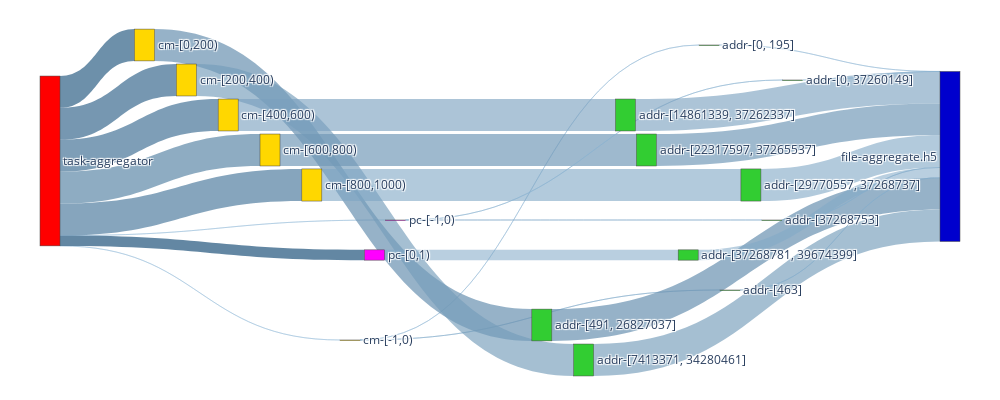

The notebook cell saved with this chart:
### Code cell
agg_w_nodes, agg_w_nodes_dict = get_nodes_for_sankey(G_AGG_W, rm_tags=['agg_w'])

# print(node_ref2)

agg_w_links = get_links_for_sankey(G_AGG_W, agg_w_nodes_dict)
fig = go.Figure(go.Sankey(
            node = agg_w_nodes,
            link = agg_w_links, orientation='h'))


fig.update_layout(
    autosize=False,
    width=1000,
    height=400,
    margin=dict(
        l=40,
        r=40,
        b=40,
        t=10,
        pad=2
    ),
)

fig.show()
fig.write_html(f"{IMAGE_PATH}/sankey-grouped-agg_w-vol-vfd-.html")

### Figure 1 — Plotly figure (JSON) as saved in the notebook; plotly's stock layout.template omitted (floating-point values rounded to 4 significant figures)
{"data": [{"link": {"color": ["rgba(145.83333333333334, 185.83333333333334, 215.83333333333334, 0.43125)", "rgba(87.5, 127.5, 157.5, 0.86875)", "rgba(91.66666666666666, 131.66666666666666, 161.66666666666666, 0.8375)", "rgba(95.83333333333334, 135.83333333333334, 165.83333333333334, 0.80625)", "rgba(104.16666666666666, 144.16666666666666, 174.16666666666666, 0.74375)", "rgba(100.0, 140.0, 170.0, 0.775)", "rgba(145.83333333333334, 185.83333333333334, 215.83333333333334, 0.43125)", "rgba(83.33333333333333, 123.33333333333333, 153.33333333333331, 0.9)", "rgba(141.66666666666666, 181.66666666666666, 211.66666666666666, 0.4625)", "rgba(133.33333333333334, 173.33333333333334, 203.33333333333334, 0.525)", "rgba(108.33333333333334, 148.33333333333334, 178.33333333333334, 0.7125)", "rgba(116.66666666666666, 156.66666666666666, 186.66666666666666, 0.65)", "rgba(120.83333333333333, 160.83333333333334, 190.83333333333334, 0.61875)", "rgba(112.5, 152.5, 182.5, 0.68125)", "rgba(125.0, 165.0, 195.0, 0.5875)", "rgba(137.5, 177.5, 207.5, 0.49375)", "rgba(133.33333333333334, 173.33333333333334, 203.33333333333334, 0.525)", "rgba(129.16666666666666, 169.16666666666666, 199.16666666666666, 0.55625)", "rgba(141.66666666666666, 181.66666666666666, 211.66666666666666, 0.4625)", "rgba(108.33333333333334, 148.33333333333334, 178.33333333333334, 0.7125)", "rgba(116.66666666666666, 156.66666666666666, 186.66666666666666, 0.65)", "rgba(120.83333333333333, 160.83333333333334, 190.83333333333334, 0.61875)", "rgba(112.5, 152.5, 182.5, 0.68125)", "rgba(125.0, 165.0, 195.0, 0.5875)", "rgba(137.5, 177.5, 207.5, 0.49375)", "rgba(133.33333333333334, 173.33333333333334, 203.33333333333334, 0.525)", "rgba(129.16666666666666, 169.16666666666666, 199.16666666666666, 0.55625)", "rgba(133.33333333333334, 173.33333333333334, 203.33333333333334, 0.525)"], "label": ["Access Volume : 0 <br />Access Count : 3 <br />Average Access Size : 0 <br />Operation : write<br />Bandwidth : 0", "Access Volume : 7.42 MB <br />Access Count : 200 <br />Average Access Size : 37.11 KB <br />Operation : write<br />Bandwidth : 5.64 MB/s", "Access Volume : 7.44 MB <br />Access Count : 200 <br />Average Access Size : 37.21 KB <br />Operation : write<br />Bandwidth : 4.46 MB/s", "Access Volume : 7.44 MB <br />Access Count : 200 <br />Average Access Size : 37.2 KB <br />Operation : write<br />Bandwidth : 4.06 MB/s", "Access Volume : 7.44 MB <br />Access Count : 200 <br />Average Access Size : 37.21 KB <br />Operation : write<br />Bandwidth : 2.37 MB/s", "Access Volume : 7.48 MB <br />Access Count : 201 <br />Average Access Size : 37.21 KB <br />Operation : write<br />Bandwidth : 2.68 MB/s", "Access Volume : 0 <br />Access Count : 3 <br />Average Access Size : 0 <br />Operation : write<br />Bandwidth : 0", "Access Volume : 2.4 MB <br />Access Count : 1 <br />Average Access Size : 2.4 MB <br />Operation : write<br />Bandwidth : 1.56 GB/s", "Access Volume : 562 B <br />Access Count : 4 <br />Average Access Size : 140.5 B <br />Operation : write<br />Bandwidth : 25.2 B/s", "Access Volume : 28 B <br />Access Count : 1 <br />Average Access Size : 28 B <br />Operation : write<br />Bandwidth : 18.21 KB/s", "Access Volume : 7.42 MB <br />Access Count : 398 <br />Average Access Size : 18.63 KB <br />Operation : write<br />Bandwidth : 1.14 MB/s", "Access Volume : 7.45 MB <br />Access Count : 400 <br />Average Access Size : 18.63 KB <br />Operation : write<br />Bandwidth : 912.66 KB/s", "Access Volume : 7.45 MB <br />Access Count : 400 <br />Average Access Size : 18.63 KB <br />Operation : write<br />Bandwidth : 856.42 KB/s", "Access Volume : 7.45 MB <br />Access Count : 400 <br />Average Access Size : 18.63 KB <br />Operation : write<br />Bandwidth : 928.42 KB/s", "Access Volume : 7.49 MB <br />Access Count : 401 <br />Average Access Size : 18.68 KB <br />Operation : write<br />Bandwidth : 530 KB/s", "Access Volume : 876 B <br />Access Count : 5 <br />Average Access Size : 175.2 B <br />Operation : write<br />Bandwidth : 74.18 B/s", "Access Volume : 28 B <br />Access Count : 1 <br />Average Access Size : 28 B <br />Operation : write<br />Bandwidth : 18.21 KB/s", "Access Volume : 2.4 MB <br />Access Count : 1000 <br />Average Access Size : 2.4 KB <br />Operation : write<br />Bandwidth : 328.73 KB/s", "Access Volume : 562 B <br />Access Count : 4 <br />Average Access Size : 140.5 B <br />Operation : write<br />Bandwidth : 25.2 B/s", "Access Volume : 7.42 MB <br />Access Count : 398 <br />Average Access Size : 18.63 KB <br />Operation : write<br />Bandwidth : 1.14 MB/s", "Access Volume : 7.45 MB <br />Access Count : 400 <br />Average Access Size : 18.63 KB <br />Operation : write<br />Bandwidth : 912.66 KB/s", "Access Volume : 7.45 MB <br />Access Count : 400 <br />Average Access Size : 18.63 KB <br />Operation : write<br />Bandwidth : 856.42 KB/s", "Access Volume : 7.45 MB <br />Access Count : 400 <br />Average Access Size : 18.63 KB <br />Operation : write<br />Bandwidth : 928.42 KB/s", "Access Volume : 7.49 MB <br />Access Count : 401 <br />Average Access Size : 18.68 KB <br />Operation : write<br />Bandwidth : 530 KB/s", "Access Volume : 876 B <br />Access Count : 5 <br />Average Access Size : 175.2 B <br />Operation : write<br />Bandwidth : 74.18 B/s", "Access Volume : 28 B <br />Access Count : 1 <br />Average Access Size : 28 B <br />Operation : write<br />Bandwidth : 18.21 KB/s", "Access Volume : 2.4 MB <br />Access Count : 1000 <br />Average Access Size : 2.4 KB <br />Operation : write<br />Bandwidth : 328.73 KB/s", "Access Volume : 28 B <br />Access Count : 1 <br />Average Access Size : 28 B <br />Operation : write<br />Bandwidth : 18.21 KB/s"], "source": [0, 0, 0, 0, 0, 0, 0, 0, 1, 1, 2, 3, 4, 5, 6, 7, 7, 8, 9, 10, 11, 12, 13, 14, 15, 16, 17, 18], "target": [1, 2, 3, 4, 5, 6, 7, 8, 9, 16, 10, 11, 12, 13, 14, 15, 18, 17, 19, 19, 19, 19, 19, 19, 19, 19, 19, 19], "value": [1, 7422108, 7441148, 7440164, 7442936, 7479508, 1, 2400000, 562, 28, 7416064, 7451168, 7450176, 7452960, 7489592, 876, 28, 2400000, 562, 7416064, 7451168, 7450176, 7452960, 7489592, 876, 28, 2400000, 28]}, "node": {"color": ["Red", "Gold", "Gold", "Gold", "Gold", "Gold", "Gold", "Magenta", "Magenta", "LimeGreen", "LimeGreen", "LimeGreen", "LimeGreen", "LimeGreen", "LimeGreen", "LimeGreen", "LimeGreen", "LimeGreen", "LimeGreen", "MediumBlue"], "label": ["task-aggregator", "cm-[-1,0)", "cm-[0,200)", "cm-[200,400)", "cm-[400,600)", "cm-[600,800)", "cm-[800,1000)", "pc-[-1,0)", "pc-[0,1)", "addr-[0, 195]", "addr-[491, 26827037]", "addr-[7413371, 34280461]", "addr-[14861339, 37262337]", "addr-[22317597, 37265537]", "addr-[29770557, 37268737]", "addr-[0, 37260149]", "addr-[463]", "addr-[37268781, 39674399]", "addr-[37268753]", "file-aggregate.h5"], "x": [0, 0.3409, 0.1136, 0.1591, 0.2045, 0.25, 0.2955, 0.3864, 0.3636, 0.7273, 0.5455, 0.5909, 0.6364, 0.6591, 0.7727, 0.8182, 0.75, 0.7045, 0.7955, 1], "y": [0, 0, 0.1, 0.2, 0.3, 0.4, 0.5, 0.6, 0.7, 0.1, 0.9, 1, 0.3, 0.4, 0.5, 0.2, 0.8, 0.7, 0.6, 0]}, "orientation": "h", "type": "sankey"}], "layout": {"autosize": false, "height": 400, "margin": {"b": 40, "l": 40, "pad": 2, "r": 40, "t": 10}, "width": 1000}}
